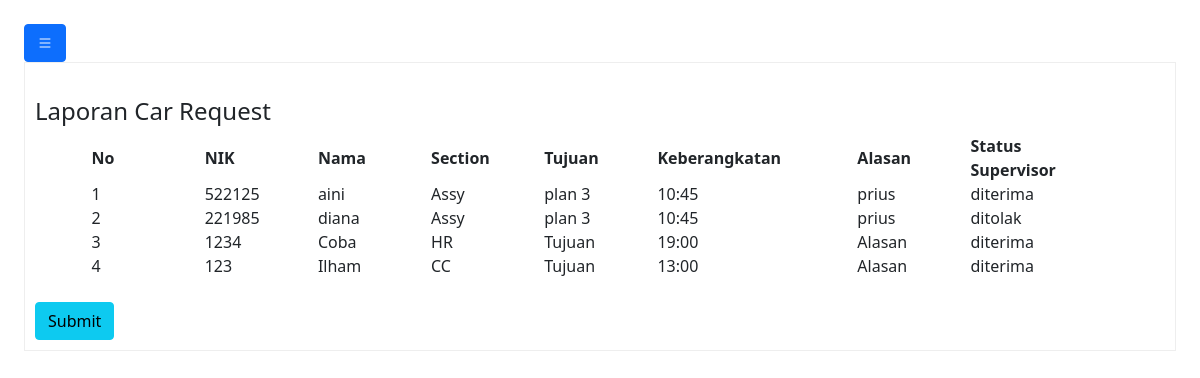
Page /request_supervisor.php (signed in) on the earlier database version.
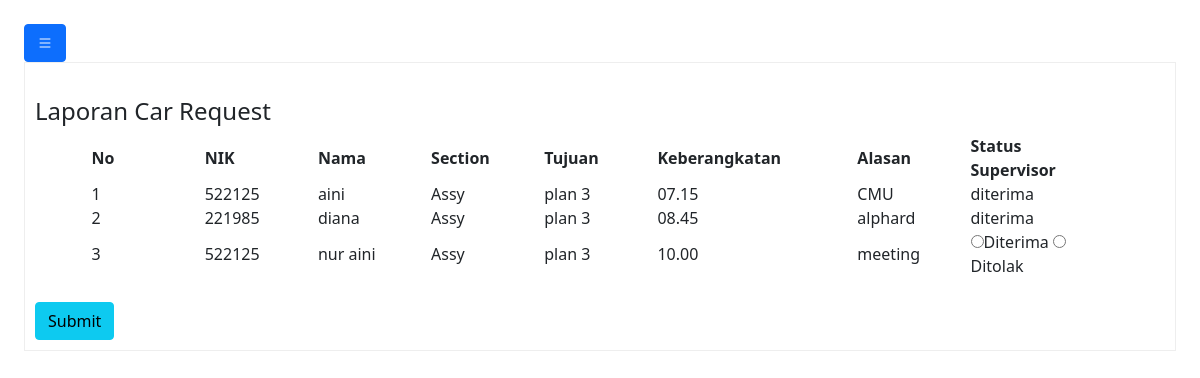
Same page on the later database version.
### tables this page shows
CREATE TABLE `data` (
  `id` int(11) NOT NULL,
  `nik` varchar(200) NOT NULL,
  `nama` varchar(100) NOT NULL,
  `section` varchar(50) NOT NULL,
  `tujuan` varchar(200) NOT NULL,
  `alasan` varchar(1000) NOT NULL,
  `keberangkatan` varchar(200) NOT NULL,
  `status_spv` varchar(100) DEFAULT NULL,
  `status_manager` varchar(100) DEFAULT NULL,
  `status_ga` varchar(100) DEFAULT NULL,
  `security` varchar(100) DEFAULT NULL,
  `notif_supervisor` int(11) NOT NULL DEFAULT 0,
  `notif_manager` int(11) NOT NULL DEFAULT 0,
  `notif_ga` int(11) NOT NULL DEFAULT 0,
  `notif_user` int(11) NOT NULL DEFAULT 0,
  `notif_security` int(11) NOT NULL DEFAULT 0,
  `notif_admin` int(11) NOT NULL DEFAULT 0
);

### request_supervisor.php (the view, shortened to what this page needs)
<!DOCTYPE html>
<html lang="en">
<head>
  <link rel="stylesheet" href="https://stackpath.bootstrapcdn.com/bootstrap/5.0.0-alpha2/css/bootstrap.min.css" />
  <link rel="stylesheet" href="https://cdn.jsdelivr.net/npm/bootstrap-icons@1.9.1/font/bootstrap-icons.css" />
</head>
<body background="#87CEFA" ;>
  <section class="p-4" id="main-content">
    <button class="btn btn-primary" id="button-toggle">
      <i class="bi bi-list"></i>
    </button>
    <div style="border:1px solid rgb(238,238,238); padding:10px; overflow:auto; width:auto; height:auto;">
      <?php
      include "koneksi.php";
      $query = mysqli_query($koneksi, "SELECT * FROM data");
      ?>
      <form action="proses_supervisor.php" method="POST">
        <table width="90%" border="0" align="center" cellpadding="0" cellspacing="0">
          <tr bgcolor="white"></br>
            <h4>Laporan Car Request</h4>
          <tr>
            <th width="70">No</td>
            <th width="70">NIK</td>
            <th width="70">Nama</td>
            <th width="70">Section</td>
            <th width="70">Tujuan</td>
            <th width="70">Keberangkatan</td>
            <th width="70">Alasan</td>
            <th width="50">Status Supervisor</td>
              <?php if (mysqli_num_rows($query) > 0) { ?>
                <?php
                $no = 1;
                while ($data = mysqli_fetch_array($query)) {
                ?>
          <tr>
            <td><?php echo $no ?></td>
            <td><?php echo $data["nik"]; ?></td>
            <td><?php echo $data["nama"]; ?></td>
            <td><?php echo $data["section"]; ?></td>
            <td><?php echo $data["tujuan"]; ?></td>
            <td><?php echo $data["keberangkatan"]; ?></td>
            <td><?php echo $data["alasan"]; ?></td>
            <td>
              <?php if ($data["status_spv"] == NULL) : ?>
                <input type="radio" name="status_spv[<?= $data['id'] ?>]" value="diterima" required>Diterima
                <input type="radio" name="status_spv[<?= $data['id'] ?>]" value="ditolak" required>Ditolak
              <?php else : ?>
                <?php echo $data["status_spv"]; ?>
              <?php endif; ?>
            </td>
          </tr>
        <?php $no++;
                } ?>
      <?php } ?>
        </table></br>
        <input type="submit" name="submit" class="btn btn-info" value="Submit" />
    </div>
  </section>
</body>
</html>

Differences in the rows shown:
removed data: nik "522125", nama "aini", section "Assy", tujuan "plan 3", keberangkatan "10:45", alasan "prius", status_spv "diterima"
removed data: nik "221985", nama "diana", section "Assy", tujuan "plan 3", keberangkatan "10:45", alasan "prius", status_spv "ditolak"
removed data: nik "1234", nama "Coba", section "HR", tujuan "Tujuan", keberangkatan "19:00", alasan "Alasan", status_spv "diterima"
removed data: nik "123", nama "Ilham", section "CC", tujuan "Tujuan", keberangkatan "13:00", alasan "Alasan", status_spv "diterima"
added data: nik "522125", nama "aini", section "Assy", tujuan "plan 3", keberangkatan "07.15", alasan "CMU", status_spv "diterima"
added data: nik "221985", nama "diana", section "Assy", tujuan "plan 3", keberangkatan "08.45", alasan "alphard", status_spv "diterima"
added data: nik "522125", nama "nur aini", section "Assy", tujuan "plan 3", keberangkatan "10.00", alasan "meeting"
